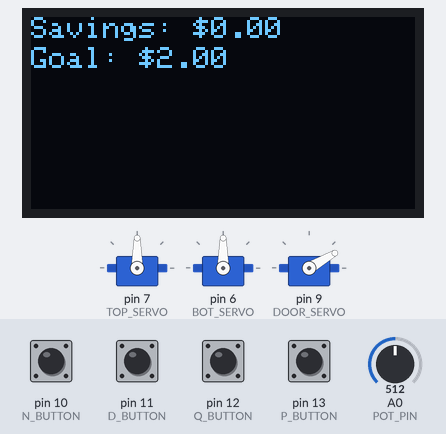
This sketch was run on a simulated Arduino Uno, built with avr-gcc and run on an emulated ATmega328P. Shown: 3 × servo, 128×64 one-colour display. The inputs (shaded band) are chosen by the test bench; at power-on: pin 10 (N_BUTTON), pin 11 (D_BUTTON), pin 12 (Q_BUTTON), pin 13 (P_BUTTON) HIGH, A0 (POT_PIN) = 512. What the sketch prints to the serial monitor is not drawn. At 4.5 s the program stops and its outputs stay as they are.

Above: at 1.2 s.
1.3 s: pin 10 (N_BUTTON) pulled LOW for 0.15 s
At 2.1 s:
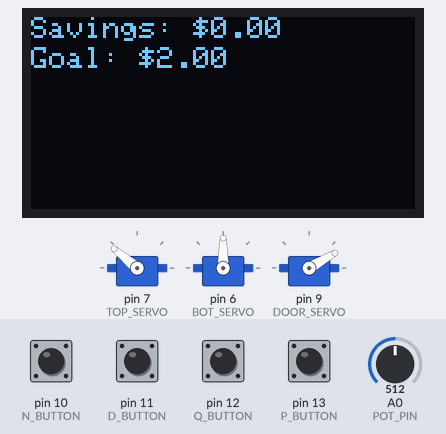
At 3.6 s:
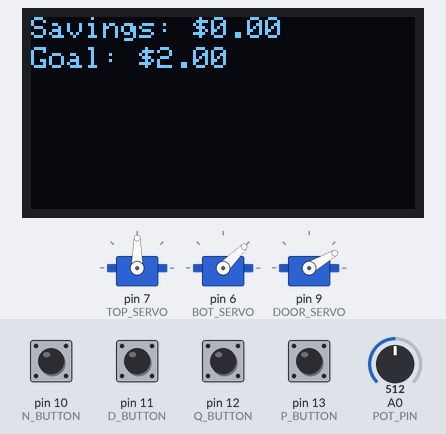
4.4 s: A0 (POT_PIN) set to 122
At 5.7 s:
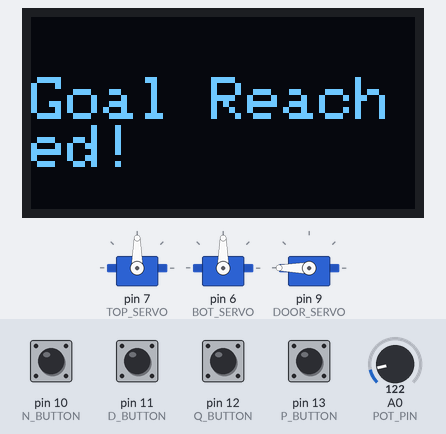
Timing chart, 0 to 6.0 s (numbered marks = the images above; inputs shaded):
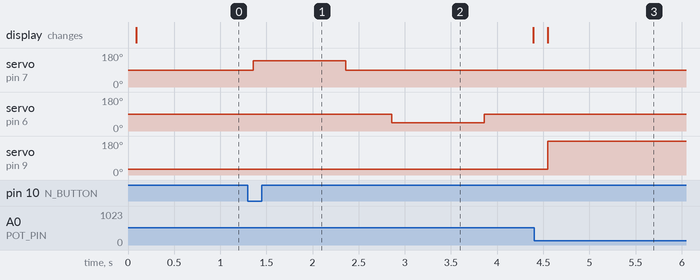

The sketch:

blueprint_hackathonOLEDworking.ino
```cpp
// orange:quarter red:penny yellow: nickel green: dime


#define TOP_SERVO 7
#define DOOR_SERVO 9
#define BOT_SERVO 6
#define P_BUTTON 13
#define Q_BUTTON 12
#define D_BUTTON 11
#define N_BUTTON 10
#define G_BUTTON 3
#define SCREEN 5
#define POT_PIN A0
#define SCREEN_WIDTH 128
#define SCREEN_HEIGHT 64
#define OLED_RESET -1
#define SCREEN_ADDRESS 0x3c
#include <Wire.h>
#include <Adafruit_SSD1306.h>
#include <Adafruit_GFX.h>

float savings = 0;
float goal = 0;

Adafruit_SSD1306 display(SCREEN_WIDTH, SCREEN_HEIGHT, &Wire, OLED_RESET);


#include <Servo.h>


Servo servo;
Servo bservo;
Servo dservo;
void setup() {
  // put your setup code here, to run once:
  Serial.begin(9600);
  servo.attach(TOP_SERVO);
  servo.write(90);
  bservo.attach(BOT_SERVO);
  bservo.write(90);
  dservo.attach(DOOR_SERVO);
  dservo.write(30);
  pinMode(Q_BUTTON, INPUT_PULLUP);
  pinMode(P_BUTTON, INPUT_PULLUP);
  pinMode(D_BUTTON, INPUT_PULLUP);
  pinMode(N_BUTTON, INPUT_PULLUP);
  pinMode(G_BUTTON, INPUT_PULLUP);
  pinMode(POT_PIN, INPUT);

  if(!display.begin(SSD1306_SWITCHCAPVCC, SCREEN_ADDRESS)) {
    Serial.println("SSD1306 allocation failed");
    for(;;); // Don't proceed, loop forever
  }


  display.clearDisplay();
  display.setTextSize(3);
  display.setTextColor(WHITE);
  display.setCursor(0,10);
  display.display();


}


void write_to_display(String message) {
  display.clearDisplay();
  display.setCursor(0, 10);
  display.println(message);
  display.display();
}


void sort_penny() {
  int p_button = digitalRead(P_BUTTON);

    if (p_button == 0)  { // Check if the button is pressed
    servo.write(45);  // Set the angle of the first servo to 90 degrees
    delay(1000);
    servo.write(90);
    delay(500);
    bservo.write(45);  // Set the angle of the second servo to 90 degrees
    delay(1000);  // Wait for 1 second
    bservo.write(90);

    savings += .01;

    delay(500);
  }
}

void sort_quarter() {
  int q_button = digitalRead(Q_BUTTON);

    if (q_button == 0)  { // Check if the button is pressed
    servo.write(45);  // Set the angle of the first servo to 90 degrees
    delay(1000);
    servo.write(90);
    delay(500);
    bservo.write(140);  // Set the angle of the second servo to 90 degrees
    delay(1000);  // Wait for 1 second
    bservo.write(90);

    savings += 0.25;

    delay(500);
  }
}


void sort_dime() {
  int d_button = digitalRead(D_BUTTON);

    if (d_button == 0)  { // Check if the button is pressed
    servo.write(140);  // Set the angle of the first servo to 90 degrees
    delay(1000);
    servo.write(90);
    delay(500);
    bservo.write(140);  // Set the angle of the second servo to 90 degrees
    delay(1000);  // Wait for 1 second
    bservo.write(90);

    savings += 0.1;

    delay(500);
  }
}


void sort_nickel() {
  int n_button = digitalRead(N_BUTTON);

    if (n_button == 0)  { // Check if the button is pressed
    servo.write(140);  // Set the angle of the first servo to 90 degrees
    delay(1000);
    servo.write(90);
    delay(500);
    bservo.write(45);  // Set the angle of the second servo to 90 degrees
    delay(1000);  // Wait for 1 second
    bservo.write(90);

    savings += 0.05;

    delay(500);
  }
}


void loop() {
  // put your main code here, to run repeatedly:


  sort_penny();
  sort_nickel();
  sort_quarter();
  sort_dime();


  float potValue = analogRead(POT_PIN);

  // Map the potentiometer value to the desired range for the goal
  goal = map(potValue, 0, 1023, 0, 5);

  Serial.println(goal);
  display.clearDisplay();
  display.setTextSize(1);
  display.setTextColor(SSD1306_WHITE);
  display.setCursor(0, 0);
  display.print("Savings: $");
  display.println(savings);

  display.setCursor(0, 10);
  display.print("Goal: $");
  display.println(goal);

  display.display();

  if (savings > goal) {
    display.clearDisplay();
    display.setTextSize(2);
    display.setTextColor(SSD1306_WHITE);
    display.setCursor(0, 20);
    display.println("Goal Reached!");
    display.display();
    dservo.write(180);
    while(true); // Stop further execution if goal is reached
    delay(5000);
    dservo.write(150);
  }

  delay(100); // Delay for stability
}
```

Measured:
- after the input at 1.3 s, servo on pin 7 (TOP_SERVO): 90° → 140° after 0.06 s, → 90° 1.0 s later; servo on pin 6 (BOT_SERVO): 90° → 45° after 1.6 s, → 90° 1.0 s later
- after the input at 4.4 s, servo on pin 9 (DOOR_SERVO): 30° → 180° after 0.15 s; the display: changes after 0.15 s (image 3)
